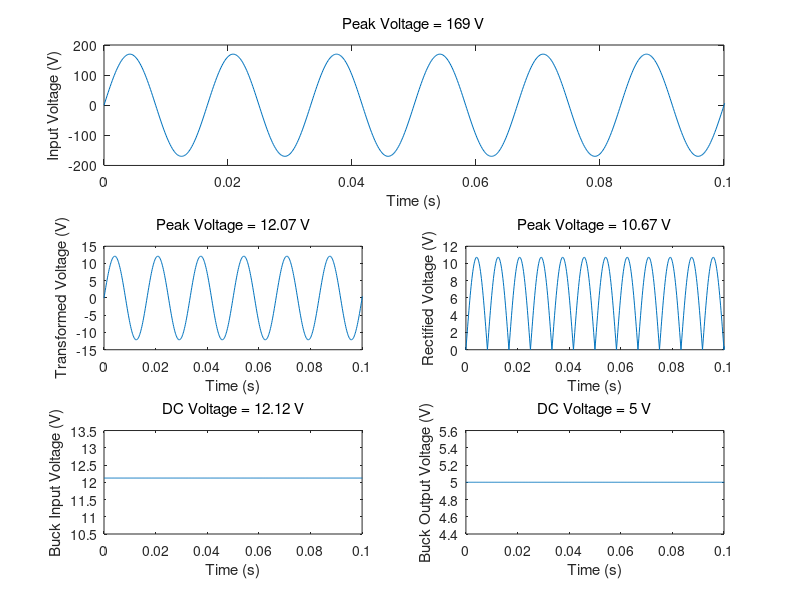

Source code (MATLAB): (Note: this script raises an error after producing the figure.)
clear;
clc;

f = 60;
t = (0:1/(f*100):1);

% Voltage Conversions
Vrms = 120;
Vm = Vrms*sqrt(2);
Vm_tr = Vm/14;
Vm_after_diode = Vm_tr - 1.4;
Duty_Cycle = 5/Vm_after_diode;
Vm_buck = Duty_Cycle * Vm_after_diode;

% Circuit elements
R = 500;
C = 100 * 10^(-6);

% Subplots for the output waves in each stage
subplot(3,2,1:2)
input = Vm * sin(2*pi*f*t);
plot(t,input)
xlabel('Time (s)')
ylabel('Input Voltage (V)')
title("Peak Voltage = 169 V",'FontWeight','Normal');
xlim([0 0.1]);

subplot(3,2,3)
transformed_output = Vm_tr*sin(2*pi*f*t);
plot(t,transformed_output)
xlabel('Time (s)')
ylabel('Transformed Voltage (V)')
title("Peak Voltage = 12.07 V",'FontWeight','Normal');
xlim([0 0.1]);

subplot(3,2,4)
rectified_output = abs((Vm_tr-1.4)*sin(2*pi*f*t));
plot(t,rectified_output)
xlabel('Time (s)')
ylabel('Rectified Voltage (V)')
title("Peak Voltage = 10.67 V",'FontWeight','Normal');
xlim([0 0.1]);

subplot(3,2,5)
input = zeros(1,6001) + Vm_tr;
plot(t, input)
xlabel('Time (s)')
ylabel('Buck Input Voltage (V)')
title("DC Voltage = 12.12 V",'FontWeight','Normal');
xlim([0 0.1]);
% theta = atand(-2*pi*f*R*C);
% exp_term = exp(-(2*pi*f*t-theta)/(2*pi*f*R*C));
% filtered_output = Vm * sin(2*pi*f*t) * sin(theta) .* exp_term;
% plot(t,filtered_output)
% xlabel('Time (s)')
% ylabel('Filtered Voltage (V)')
% xlim([0 0.1]);

subplot(3,2,6)
buck_output = zeros(1,6001) + Vm_buck;
plot(t,buck_output)
xlabel('Time (s)')
ylabel('Buck Output Voltage (V)')
title("DC Voltage = 5 V",'FontWeight','Normal');
xlim([0 0.1]);

suptitle('Rectifier and Buck Converter Circuit - Output Waves on Each Stage') 